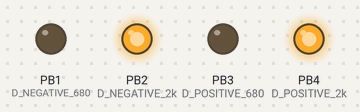
Simulated run of this program. Board: ATtiny85, built with avr-gcc and run on an emulated ATtiny85. On the bench: output pins drawn as LEDs (lit = HIGH).

Above: at 3.0 s.
At 5.0 s:
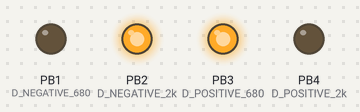
At 7.0 s:
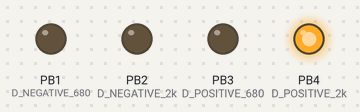
Timing chart, 0 to 9.8 s (numbered marks = the images above):
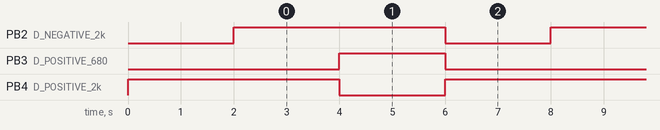

The program:

main.cpp
```cpp
#include <Arduino.h>

enum states { gnd, low, high };

#define D_NEGATIVE_680 1
#define D_NEGATIVE_2k 2
#define D_POSITIVE_680 3
#define D_POSITIVE_2k 4

void set_data_line_voltage(bool pin, states state) {
  // true = positive, false = negative
  int pin_a = pin ? D_POSITIVE_680 : D_NEGATIVE_680;
  int pin_b = pin ? D_POSITIVE_2k : D_NEGATIVE_2k;

  if (state == low) {
    digitalWrite(pin_a, false);
    digitalWrite(pin_b, true);
  }
  if (state == high) {
    digitalWrite(pin_a, true);
    digitalWrite(pin_b, false);
  }
  if (state == gnd) {
    digitalWrite(pin_a, false);
    digitalWrite(pin_b, false);
  }
}

void initialize() {
  pinMode(D_NEGATIVE_680, INPUT);
  pinMode(D_NEGATIVE_2k, INPUT);
  pinMode(D_POSITIVE_680, OUTPUT);
  pinMode(D_POSITIVE_2k, OUTPUT);

  set_data_line_voltage(1, low);

  //digitalWrite(D_POSITIVE_2k, true);
  //digitalWrite(D_POSITIVE_680, false);

  delay(2000);

  pinMode(D_NEGATIVE_680, OUTPUT);
  pinMode(D_NEGATIVE_2k, OUTPUT);

  //digitalWrite(D_NEGATIVE_2k, true);
  //digitalWrite(D_NEGATIVE_680, false);
}

void set_5v() { // Keeps previous status
  set_data_line_voltage(0, gnd);
  set_data_line_voltage(1, low);
}

void set_9v() {
  set_data_line_voltage(0, low);
  set_data_line_voltage(1, high);
}
void set_12v() {
  set_data_line_voltage(0, low);
  set_data_line_voltage(1, low);
}

void setup() {
  initialize();
  set_12v();
}

void loop() {
  set_12v();
  delay(2000);
  set_9v();
  delay(2000);
  set_5v();
  delay(2000);
}
```

Measured:
- by itself, PB2 (D_NEGATIVE_2k), PB4 (D_POSITIVE_2k): alternates HIGH for 4.0 s and LOW for 2.0 s
- by itself, PB3 (D_POSITIVE_680): alternates HIGH for 2.0 s and LOW for 4.0 s
- by itself, everything shown: repeats every 6.0 s, in 3 steps
